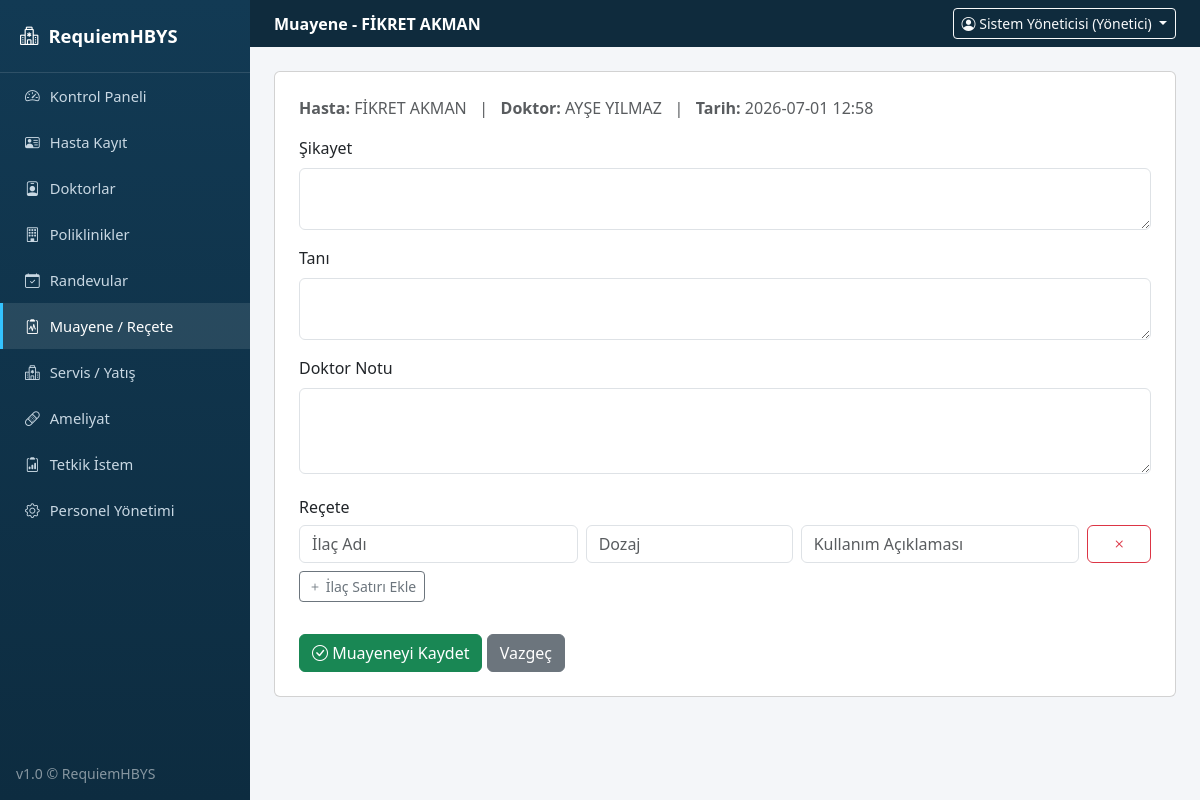
The page /muayene/1 (signed in) on the database its author committed.
### tables this page shows
CREATE TABLE hastalar (
            id INTEGER PRIMARY KEY AUTOINCREMENT,
            ad_soyad TEXT NOT NULL,
            tc TEXT,
            dogum_tarihi TEXT,
            cinsiyet TEXT,
            kan_grubu TEXT,
            telefon TEXT,
            adres TEXT,
            acil_ad TEXT,
            acil_tel TEXT,
            gecmis TEXT,
            kayit_tarihi TEXT
        );

CREATE TABLE doktorlar (
            id INTEGER PRIMARY KEY AUTOINCREMENT,
            ad_soyad TEXT NOT NULL,
            uzmanlik TEXT,
            poliklinik TEXT,
            uygunluk TEXT
        );

CREATE TABLE randevular (
            id INTEGER PRIMARY KEY AUTOINCREMENT,
            hasta_id INTEGER,
            doktor_id INTEGER,
            tarih TEXT,
            saat TEXT,
            durum TEXT
        );

### app.py (the view)
@app.route("/muayene/<int:rid>")
@login_required
def muayene_form(rid):
    randevu = db.randevu_getir_tek(rid)
    if not randevu:
        flash("Randevu bulunamadı.", "danger")
        return redirect(url_for("muayene"))
    return render_template("muayene_form.html", randevu=randevu)

### app.py (called while the page is built)
def login_required(f):
    @wraps(f)
    def wrapper(*args, **kwargs):
        if "user_id" not in session:
            flash("Lütfen giriş yapın.", "warning")
            return redirect(url_for("login"))
        return f(*args, **kwargs)
    return wrapper

@app.context_processor
def inject_globals():
    return {"simdi": datetime.now().strftime("%d.%m.%Y %H:%M")}

### database.py (called while the page is built)
    def sorgula(self, sql, params=()):
        cur = self.conn.cursor()
        cur.execute(sql, params)
        return [dict(r) for r in cur.fetchall()]

    def sorgula_tek(self, sql, params=()):
        r = self.sorgula(sql, params)
        return r[0] if r else None

    def randevu_getir_tek(self, rid):
        return self.sorgula_tek("""SELECT r.*, h.ad_soyad as hasta_ad, d.ad_soyad as doktor_ad FROM randevular r
                             JOIN hastalar h ON r.hasta_id=h.id JOIN doktorlar d ON r.doktor_id=d.id WHERE r.id=?""", (rid,))

### templates/muayene_form.html (shortened to what this page needs)
{% extends "base.html" %}
{% block page_header %}Muayene - {{ randevu.hasta_ad }}{% endblock %}
{% block content %}
<div class="card p-4">
  <p class="text-muted mb-3"><strong>Hasta:</strong> {{ randevu.hasta_ad }} &nbsp; | &nbsp; <strong>Doktor:</strong> {{ randevu.doktor_ad }} &nbsp; | &nbsp; <strong>Tarih:</strong> {{ randevu.tarih }} {{ randevu.saat }}</p>
  <form method="post" action="{{ url_for('muayene_kaydet', rid=randevu.id) }}">
    <div class="mb-3">
      <label class="form-label">Şikayet</label>
      <textarea class="form-control" name="sikayet" rows="2"></textarea>
    </div>
    <div class="mb-3">
      <label class="form-label">Tanı</label>
      <textarea class="form-control" name="tani" rows="2"></textarea>
    </div>
    <div class="mb-3">
      <label class="form-label">Doktor Notu</label>
      <textarea class="form-control" name="not_" rows="3"></textarea>
    </div>
    <h6 class="mt-4">Reçete</h6>
    <div id="recete-alani">
      <div class="row g-2 mb-2 recete-satir">
        <div class="col-md-4"><input class="form-control" name="ilac[]" placeholder="İlaç Adı"></div>
        <div class="col-md-3"><input class="form-control" name="doz[]" placeholder="Dozaj"></div>
        <div class="col-md-4"><input class="form-control" name="aciklama[]" placeholder="Kullanım Açıklaması"></div>
        <div class="col-md-1"><button type="button" class="btn btn-outline-danger w-100" onclick="this.closest('.recete-satir').remove()"><i class="bi bi-x"></i></button></div>
      </div>
    </div>
    <button type="button" class="btn btn-outline-secondary btn-sm mb-3" onclick="ilacSatiriEkle()"><i class="bi bi-plus"></i> İlaç Satırı Ekle</button>
    <div class="mt-3">
      <button class="btn btn-success"><i class="bi bi-check-circle"></i> Muayeneyi Kaydet</button>
      <a href="{{ url_for('muayene') }}" class="btn btn-secondary">Vazgeç</a>
    </div>
  </form>
</div>
{% endblock %}

### static/css/style.css (style rules this page uses)
body { background: #f4f6f9; font-family: "Segoe UI", Arial, sans-serif; }

### rows shown on the page
hastalar: hasta_ad "FİKRET AKMAN"
doktorlar: doktor_ad "AYŞE YILMAZ"
randevular: tarih "2026-07-01", saat "12:58"

### other values the page prints
{{ session.get('ad') }} "Sistem Yöneticisi"
{{ session.get('rol') }} "Yönetici"
